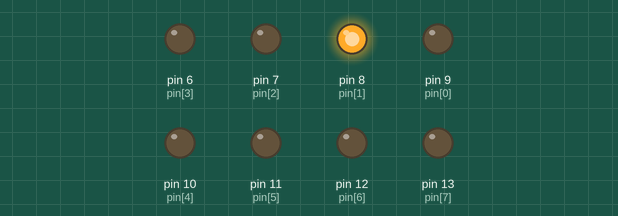
The sketch below on a simulated Arduino Uno, built with avr-gcc and run on an emulated ATmega328P. Shown: output pins drawn as LEDs (lit = HIGH).

Above: at 0.22 s.
At 1.2 s:
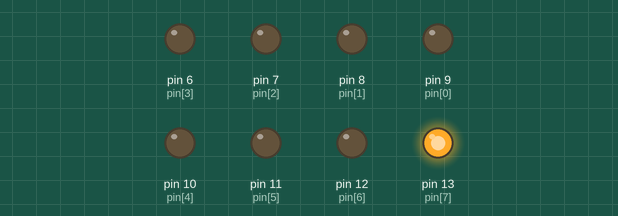
At 2.77 s:
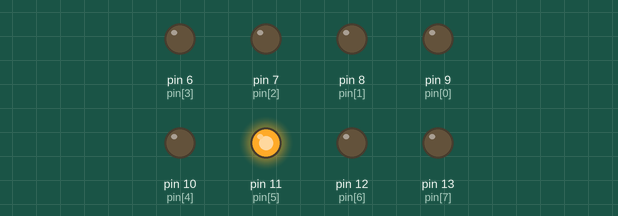
At 4.12 s:
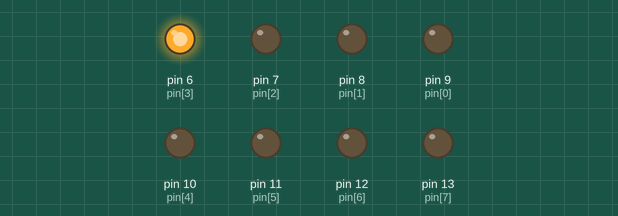
At 5.62 s:
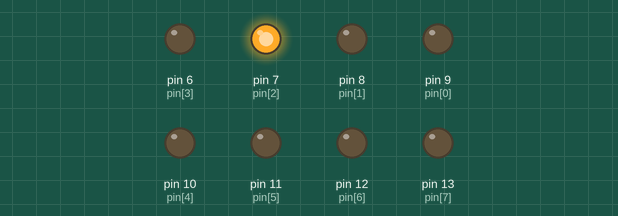
At 7.2 s:
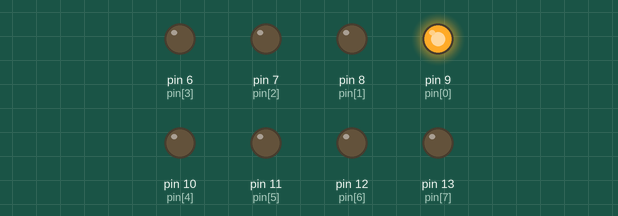
Timing chart, 0 to 8.3 s (numbered marks = the images above):
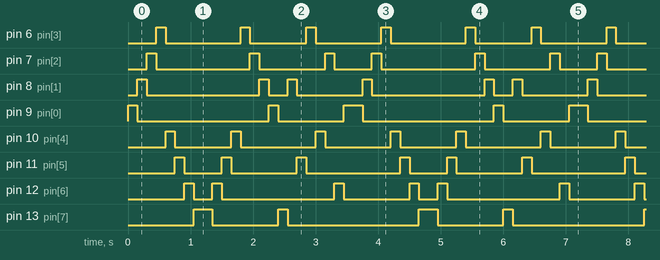

Measured:
- by itself, pin 6 (pin[3]): repeats every 3.6 s: LOW 1.2 s, HIGH 0.15 s, LOW 0.90 s, HIGH 0.15 s, LOW 1.1 s, HIGH 0.15 s
- by itself, pin 7 (pin[2]): repeats every 3.6 s: LOW 1.5 s, HIGH 0.15 s, LOW 1.1 s, HIGH 0.15 s, LOW 0.60 s, HIGH 0.15 s
- by itself, pin 8 (pin[1]): repeats every 3.6 s: LOW 1.8 s, HIGH 0.15 s, LOW 0.30 s, HIGH 0.15 s, LOW 1.1 s, HIGH 0.15 s
- by itself, pin 9 (pin[0]): repeats every 3.6 s: LOW 2.1 s, HIGH 0.15 s, LOW 1.1 s, HIGH 0.30 s
- by itself, pin 10 (pin[4]): repeats every 3.6 s: LOW 0.90 s, HIGH 0.15 s, LOW 1.2 s, HIGH 0.15 s, LOW 1.1 s, HIGH 0.15 s
- by itself, pin 11 (pin[5]): repeats every 3.6 s: LOW 0.60 s, HIGH 0.15 s, LOW 1.1 s, HIGH 0.15 s, LOW 1.5 s, HIGH 0.15 s
- by itself, pin 12 (pin[6]): repeats every 3.6 s: LOW 0.30 s, HIGH 0.15 s, LOW 1.8 s, HIGH 0.15 s, LOW 1.1 s, HIGH 0.15 s
- by itself, pin 13 (pin[7]): repeats every 3.6 s: LOW 1.1 s, HIGH 0.15 s, LOW 2.1 s, HIGH 0.30 s

The sketch:

ledzigzag_for.ino
```cpp
/*****
 * Nama File : A01_Led_80j_Loop_Fungsi
 * Menyalakan 8 Led dari pin 6..13
 * Cara : menggunakan Loop - For
 *        menggunakan Array
 *        menggunakan fungsi
 *****/
/* Uno --> P-01 (Display kit)
 *  6  -->  7
 *  7  -->  6
 *  8  -->  5
 *  9  -->  4
 *  10 -->  3
 *  11 -->  2
 *  12 -->  1
 *  13 -->  0
 */

int pin[]={9,8,7,6,10,11,12,13};
int d=150;

void setup() {
  for(int i=0;i<8;i++){
    pinMode(pin[i], OUTPUT);
  }
}

void loop() {
  PutarKiri();
  PutarKanan();
  ZigZag();
}

void PutarKiri() {
  for(int i=0;i<8;i++){
    digitalWrite(pin[i],HIGH);
    delay(d);
    digitalWrite(pin[i],LOW);
  }
}

void PutarKanan() {
  for(int i=7;i>=0;i--){
    digitalWrite(pin[i],HIGH);
    delay(d);
    digitalWrite(pin[i],LOW);
  }
}

void ZigZag() {
  int pin[]={9,12,7,10,6,11,8,13};
  for(int i=7;i>=0;i--){
    digitalWrite(pin[i],HIGH);
    delay(d);
    digitalWrite(pin[i],LOW);
  }
}
```
